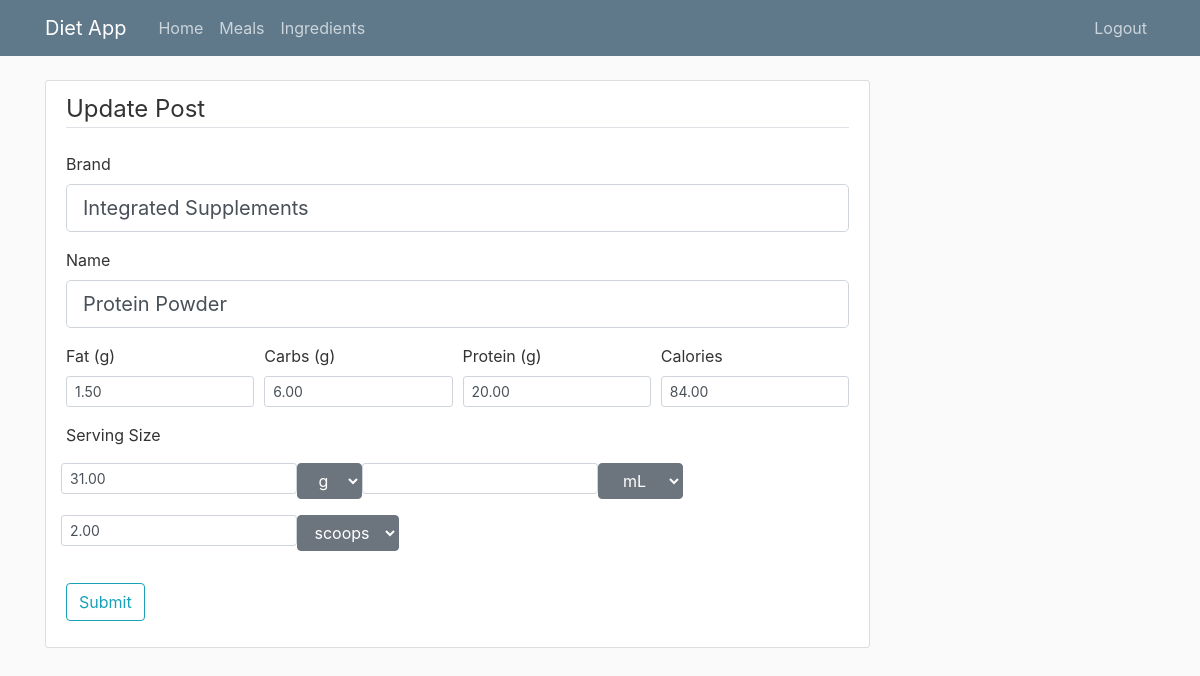
The app's page /ingredients/2/update (signed in), older data.
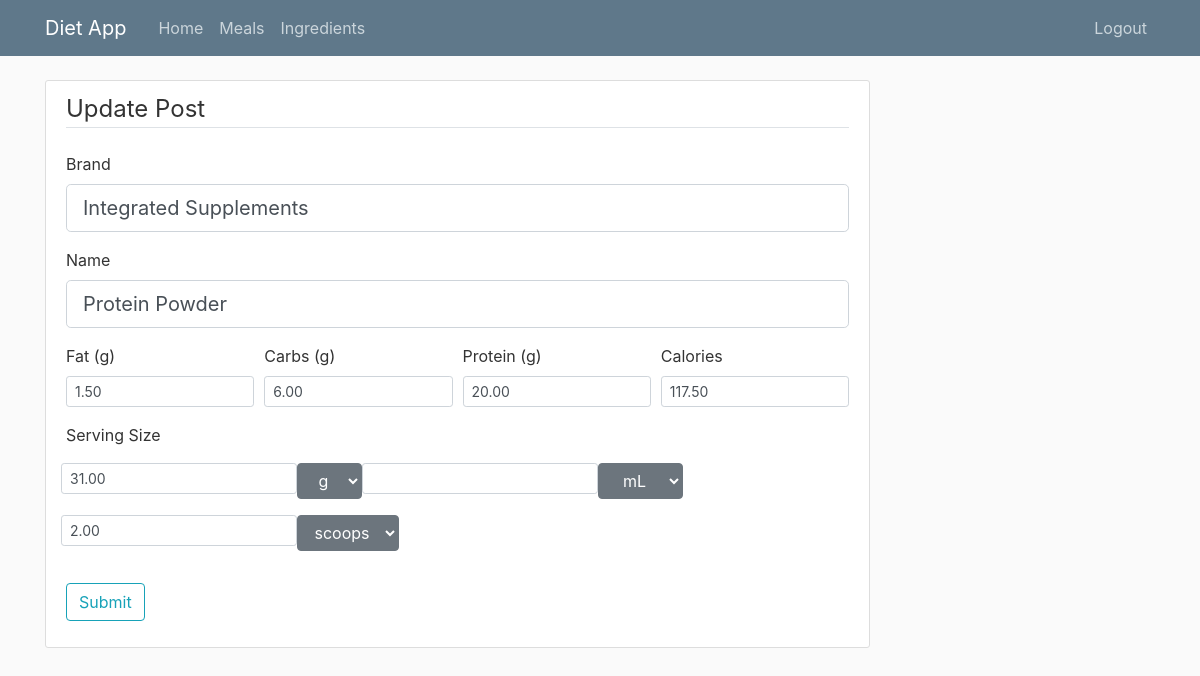
The same page, newer data.
### dietapp/models.py (models this page shows, shortened)
class Ingredients(db.Model):
    id = db.Column(db.Integer, primary_key = True)
    brand = db.Column(db.String(100), nullable = False)
    name = db.Column(db.String(100), nullable = False)
    date_created = db.Column(db.DateTime, nullable = False, default = datetime.utcnow )
    date_used = db.Column(db.DateTime)
    favorite = db.Column(db.Boolean, nullable = False, default=False)
    obsolete = db.Column(db.Boolean, nullable = False, default=False)
    protein = db.Column(db.Float, default = 0)
    carbs = db.Column(db.Float, default = 0)
    fat = db.Column(db.Float, default = 0)
    calories = db.Column(db.Float,default=0, nullable = False)
    serv_weight = db.Column(db.Float)
    serv_volume = db.Column(db.Float)
    serv_count = db.Column(db.Float)
    weight_unit_id = db.Column(db.Integer, db.ForeignKey('units.id'))
    volume_unit_id = db.Column(db.Integer, db.ForeignKey('units.id'))
    count_unit_id = db.Column(db.Integer, db.ForeignKey('units.id'))
    user_id = db.Column(db.Integer, db.ForeignKey('user.id'), nullable = False)

### dietapp/routes.py (the view)
@app.route("/ingredients/<int:ingredient_id>/update", methods=['GET','POST'])
@login_required
def update_ingredient(ingredient_id):
    ingredient = Ingredients.query.get_or_404(ingredient_id)
    if current_user != ingredient.author:
        abort(403)
    form = IngredientForm()
    form.drop_weight.choices = [(g.id, g.name) for g in Units.query.filter_by(unit_type_id=1).all()]
    form.drop_volume.choices = [(g.id, g.name) for g in Units.query.filter_by(unit_type_id=2).all()]
    form.drop_count.choices = [(g.id, g.name) for g in Units.query.filter_by(unit_type_id=3).all()]
    if form.validate_on_submit():
        fcn_update_ingredient(form, ingredient_id)
        flash('Ingredient has been updated', 'success')
        return redirect(url_for('update_ingredient',ingredient_id = ingredient.id))
    elif request.method == 'GET':
        form.brand.data = ingredient.brand
        form.name.data = ingredient.name
        form.fat.data = ingredient.fat
        form.carbs.data = ingredient.carbs
        form.protein.data = ingredient.protein
        form.calories.data = ingredient.calories
        form.serv_weight.data = ingredient.serv_weight
        form.serv_volume.data = ingredient.serv_volume
        form.serv_count.data = ingredient.serv_count
        form.drop_weight.data = ingredient.weight_unit_id
        form.drop_volume.data = ingredient.volume_unit_id
        form.drop_count.data = ingredient.count_unit_id
    return render_template('create_ingredient.html',title='Update Post',form=form, legend='Update Post')

### dietapp/forms.py (shortened to what this page needs)
class IngredientForm(FlaskForm):
    brand = StringField('Brand')
    name = StringField('Name', validators =[InputRequired()])
    fat = DecimalField('Fat (g)')
    carbs = DecimalField('Carbs (g)')
    protein = DecimalField('Protein (g)')
    calories = DecimalField('Calories', validators =[InputRequired()])
    serv_weight = DecimalField('Serving Size by Weight', validators =[Optional()])
    serv_volume = DecimalField('Serving Size by Volume', validators =[Optional()])
    serv_count = DecimalField('Serving Size by Count/Servings', validators =[Optional()])
    drop_weight = SelectField('Unit Weight', coerce=int)
    drop_volume = SelectField('Unit Volume', coerce=int)
    drop_count = SelectField('Unit Count', coerce=int)
    submit = SubmitField('Submit')

### dietapp/models.py (called while the page is built)
@login_manager.user_loader
def load_user(user_id):
    return User.query.get(int(user_id))

### dietapp/templates/create_ingredient.html (shortened to what the changed rows need)
{% extends "layout.html" %}
{% block content %}
    <div class="content-section">
        <form method="POST" action="">
            <fieldset class = "form-group">
                <div class ="form-group">
                    {{form.brand.label(class = "form-control-label")}}
                    {% if form.brand.errors %}
                        {{ form.brand(class="form-control form-contro-lg is-invalid")}}
                        <div class = invalid-feedback>
                            {% for error in form.brand.errors %}
                                <span>{{ error }}</span>
                            {% endfor %}
                        </div>
                    {% else %}
                        {{form.brand(class = "form-control form-control-lg")}}
                    {% endif %}
                </div>
                <div class ="form-group">
                    {{form.name.label(class = "form-control-label")}}
                    {% if form.name.errors %}
                        {{ form.name(class="form-control form-contro-lg is-invalid")}}
                        <div class = invalid-feedback>
                            {% for error in form.name.errors %}
                                <span>{{ error }}</span>
                            {% endfor %}
                        </div>
                    {% else %}
                        {{form.name(class = "form-control form-control-lg")}}
                    {% endif %}
                </div>
                <div class="form-row">
                    <div class ="form-group col-md-3">
                        {{form.fat.label(class = "form-control-label")}}
                        {% if form.fat.errors %}
                            {{ form.fat(class="form-control form-contro-sm is-invalid")}}
                            <div class = invalid-feedback>
                                {% for error in form.fat.errors %}
                                    <span>{{ error }}</span>
                                {% endfor %}
                            </div>
                        {% else %}
                            {{form.fat(class = "form-control form-control-sm")}}
                        {% endif %}
                    </div>
                    <div class ="form-group col-md-3">
                        {{form.carbs.label(class = "form-control-label")}}
                        {% if form.carbs.errors %}
                            {{ form.carbs(class="form-control form-contro-sm is-invalid")}}
                            <div class = invalid-feedback>
                                {% for error in form.carbs.errors %}
                                    <span>{{ error }}</span>
                                {% endfor %}
                            </div>
                        {% else %}
                            {{form.carbs(class = "form-control form-control-sm")}}
                        {% endif %}
                    </div>
                    <div class ="form-group col-md-3">
                        {{form.protein.label(class = "form-control-label")}}
                        {% if form.protein.errors %}
                            {{ form.protein(class="form-control form-contro-sm is-invalid")}}
                            <div class = invalid-feedback>
                                {% for error in form.protein.errors %}
                                    <span>{{ error }}</span>
                                {% endfor %}
                            </div>
                        {% else %}
                            {{form.protein(class = "form-control form-control-sm")}}
                        {% endif %}
                    </div>
                    <div class ="form-group col-md-3">
                        {{form.calories.label(class = "form-control-label")}}
                        {% if form.calories.errors %}
                            {{ form.calories(class="form-control form-contro-sm is-invalid")}}
                            <div class = invalid-feedback>
                                {% for error in form.calories.errors %}
                                    <span>{{ error }}</span>
                                {% endfor %}
                            </div>
                        {% else %}
                            {{form.calories(class = "form-control form-control-sm")}}
                        {% endif %}
                    </div>
                </div>
                <div class="form-row">
                    <div class ="form-group">
                        {% if form.serv_weight.errors %}
                            {{ form.serv_weight(class="form-control form-contro-sm is-invalid")}}
                            <div class = invalid-feedback>
                                {% for error in form.serv_weight.errors %}
                                    <span>{{ error }}</span>
                                {% endfor %}
                            </div>
                        {% else %}
                            {{form.serv_weight(class = "form-control form-control-sm")}}
                        {% endif %}
                    </div>
                    <div class ="form-group">
                        {% if form.serv_volume.errors %}
                            {{ form.serv_volume(class="form-control form-contro-sm is-invalid")}}
                            <div class = invalid-feedback>
                                {% for error in form.serv_volume.errors %}
                                    <span>{{ error }}</span>
                                {% endfor %}
                            </div>
                        {% else %}
                            {{form.serv_volume(class = "form-control form-control-sm")}}
                        {% endif %}
                    </div>
                    <div class ="form-group">
                        {% if form.serv_count.errors %}
                            {{ form.serv_count(class="form-control form-contro-sm is-invalid")}}
                            <div class = invalid-feedback>
                                {% for error in form.serv_count.errors %}
                                    <span>{{ error }}</span>
                                {% endfor %}
                            </div>
                        {% else %}
                            {{form.serv_count(class = "form-control form-control-sm")}}
                        {% endif %}
                    </div>
                </div>
            </fieldset>
        </form>
    </div>
{% endblock content %}

Row changes from the older to the newer data that the page shows:
changed Ingredients "Integrated Supplements": calories "84.00" → "117.50"
